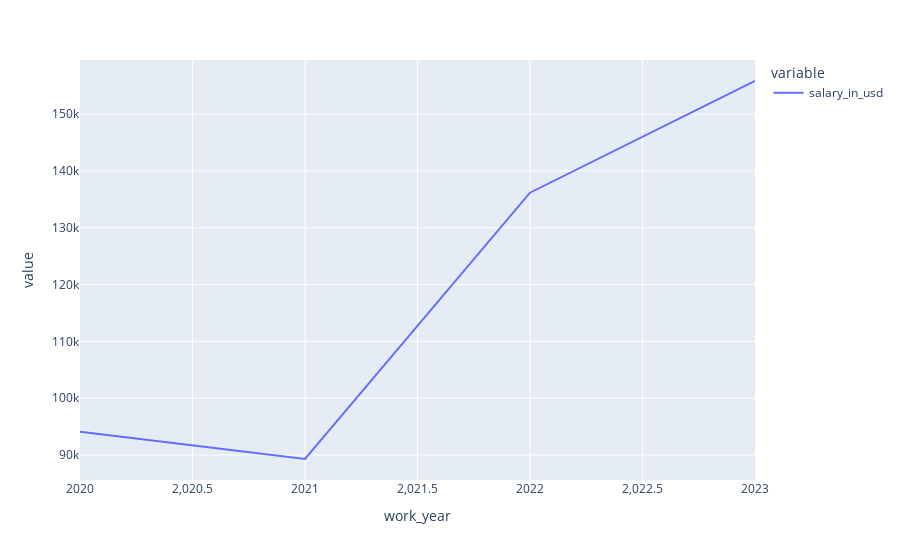

The code cell stored with this chart in its notebook:
### Code cell
px.line(df[df.job_title.str.contains('data scientist', case=False)].groupby("work_year").mean(numeric_only=True)["salary_in_usd"])

### Figure 1 — Plotly figure (JSON) as saved in the notebook; plotly's stock layout.template omitted (floating-point values rounded to 4 significant figures)
{"data": [{"hovertemplate": "variable=salary_in_usd<br>work_year=%{x}<br>value=%{y}<extra></extra>", "legendgroup": "salary_in_usd", "line": {"color": "#636efa", "dash": "solid"}, "marker": {"symbol": "circle"}, "mode": "lines", "name": "salary_in_usd", "orientation": "v", "showlegend": true, "x": [2020, 2021, 2022, 2023], "xaxis": "x", "y": [94110.0, 89300.0, 136200.0, 155800.0], "yaxis": "y", "type": "scatter"}], "layout": {"xaxis": {"anchor": "y", "domain": [0.0, 1.0], "title": {"text": "work_year"}}, "yaxis": {"anchor": "x", "domain": [0.0, 1.0], "title": {"text": "value"}}, "legend": {"title": {"text": "variable"}, "tracegroupgap": 0}, "margin": {"t": 60}}}
